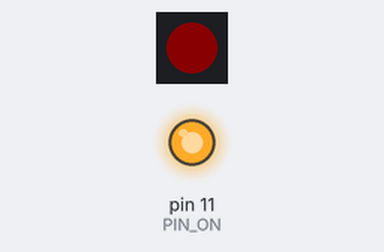
A sketch run on a simulated Arduino Uno, built with avr-gcc and run on an emulated ATmega328P. Parts: 1 RGB LEDs in strip order, left to right, output pins drawn as LEDs (lit = HIGH). Dim RGB values are drawn brighter than linear.

Above: at 0.6 s.
At 1.6 s:
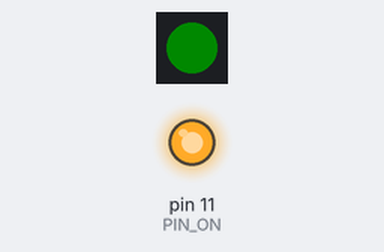
At 2.6 s:
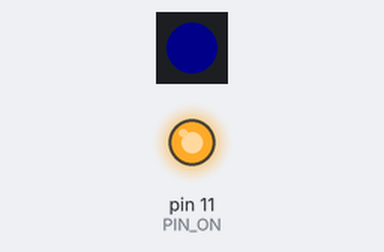
At 3.6 s:
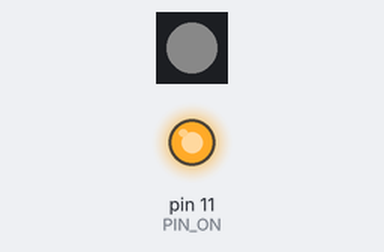
Timing chart, 0 to 5.3 s (numbered marks = the images above):
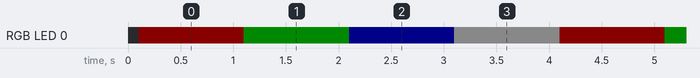

Measured:
- by itself, RGB LED 0: repeats every 4.0 s: RGB(0, 10, 0) 1.0 s, RGB(0, 0, 10) 1.0 s, RGB(10, 10, 10) 1.0 s, RGB(10, 0, 0) 1.0 s
- by itself, everything shown: repeats every 4.0 s, in 4 steps

The sketch:

ESP32-C6_DEVKit_LED.ino
```cpp
/* Board test for LaskaKit ESP32-C6-DEVkit
 * ESP32-C6-DEVKit just changing LED color
 *
 * Board:   LaskaKit ESP32-C6-DEVkit  https://www.laskakit.cz/laskakit-esp32-c6-devkit-wifi-6--bluetooth-5--zigbee/
 *
 * Email:podpora@laskakit.cz
 * Web:laskakit.cz
 */

// Requires Adafruit NeoPixel library

#include <Adafruit_NeoPixel.h>
#define PIN_ON 11
#define PIN_LED 9

Adafruit_NeoPixel pixels = Adafruit_NeoPixel(1, PIN_LED, NEO_GRB + NEO_KHZ800);

void setup() {
  Serial.begin(115200);
  pinMode(PIN_ON, OUTPUT);      // Set EN pin for second stabilisator as output
  digitalWrite(PIN_ON, HIGH);   // Turn on the second stabilisator
  delay(100);

  pixels.begin();
  pixels.setBrightness(10);
}

void loop() {

  pixels.setPixelColor(0, pixels.Color(255, 0, 0)); // R, G, B
  pixels.show();

  delay(1000);

  pixels.setPixelColor(0, pixels.Color(0, 255, 0)); // R, G, B
  pixels.show();

  delay(1000);

  pixels.setPixelColor(0, pixels.Color(0, 0, 255)); // R, G, B
  pixels.show();

  delay(1000);

  pixels.setPixelColor(0, pixels.Color(255, 255, 255)); // R, G, B
  pixels.show();

  delay(1000);

}
```
